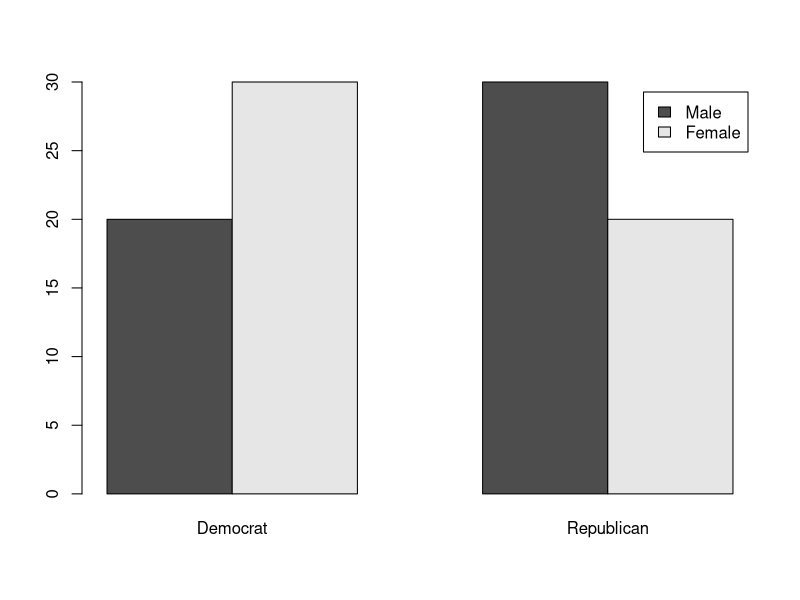
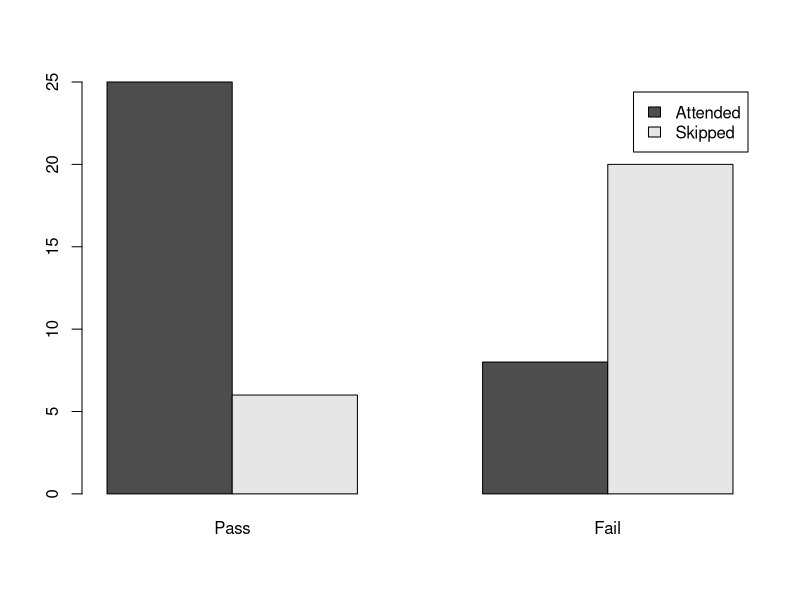
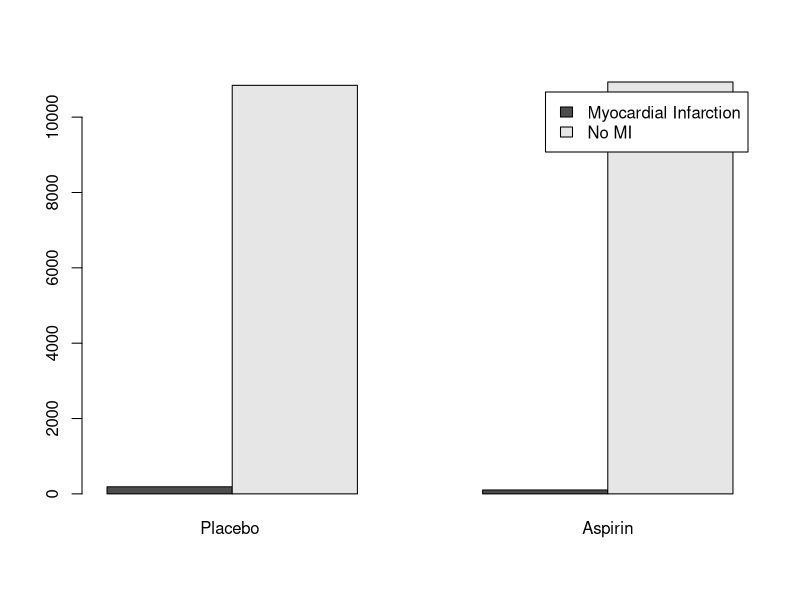

Here is the R script that generated these plots, in order:

trial <- matrix(c(20,30,30,20), ncol=2)
colnames(trial) <- c('Democrat', 'Republican')
rownames(trial) <- c('Male', 'Female')
party.table <- as.table(trial)

barplot_graph <- barplot(party.table,beside=T,legend=T)
Chisquare_table<- chisq.test(party.table,correct = T) 
attributes(Chisquare_table)
Chisquare_table$p.value 

trial <- matrix(c(25,6,8,20), ncol=2)
colnames(trial) <- c('Pass', 'Fail')
rownames(trial) <- c('Attended', 'Skipped')
grade.table <- as.table(trial)

barplot_graph <- barplot(grade.table,beside=T,legend=T)
Fisher_test<- fisher.test(grade.table) # p-value = 7.428e-05 < 0.05. Hence we reject the null hypotheses.

trial <- matrix(c(189,10845,104,10933), ncol=2)
colnames(trial) <- c('Placebo ', 'Aspirin')
rownames(trial) <- c('Myocardial Infarction', 'No MI')
aspirin.table <- as.table(trial)

barplot_graph <- barplot(aspirin.table,beside=T,legend=T)
mcnemar.test(aspirin.table)
